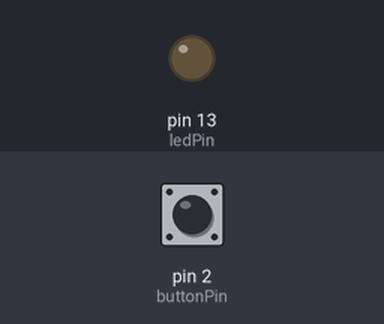
Simulated run of this sketch. Board: Arduino Uno, built with avr-gcc and run on an emulated ATmega328P. Parts: output pins drawn as LEDs (lit = HIGH). The inputs (shaded band) are chosen by the test bench; at power-on: pin 2 (buttonPin) HIGH. What the sketch prints to the serial monitor is not drawn.

Above: at 1.2 s.
1.3 s: pin 2 (buttonPin) pulled LOW for 3.2 s
At 4.9 s:
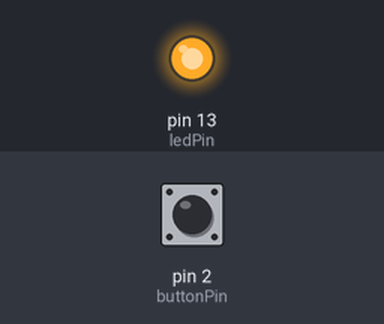
6.0 s: pin 2 (buttonPin) pulled LOW for 0.15 s
At 7.4 s:
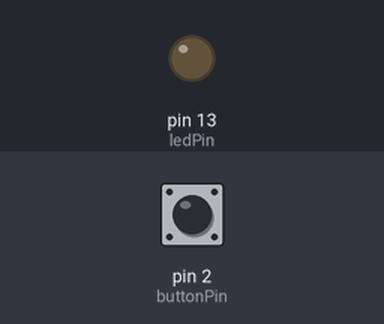
Timing chart, 0 to 9.0 s (numbered marks = the images above; inputs shaded):
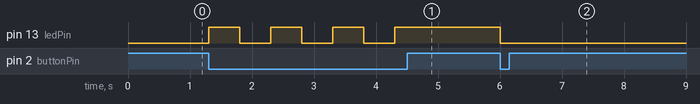

The sketch:

ToggleSwitch.ino
```cpp
int ledstate = 0;
int buttonNew;
int buttonOld = 1;
int buttonPin = 2;
int ledPin =13;
void setup() {
  // put your setup code here, to run once:
  pinMode(buttonPin, INPUT_PULLUP);
  pinMode(ledPin, OUTPUT);
  Serial.begin(9600);
}

void loop() {
  // put your main code here, to run repeatedly:
  buttonNew = digitalRead(buttonPin);
  Serial.println(digitalRead(buttonPin));
  if(buttonNew==0 && buttonOld==1)
  {
    ledstate = !ledstate;
    digitalWrite(ledPin, ledstate);
    delay(500);
  }
  buttonNew = buttonOld;

}
```

Measured:
- after the input at 1.3 s, pin 13 (ledPin): alternates HIGH for 0.50 s and LOW for 0.50 s, 7 changes in all, then stays HIGH, starting at once
- after the input at 6.0 s, pin 13 (ledPin): HIGH → LOW at once
